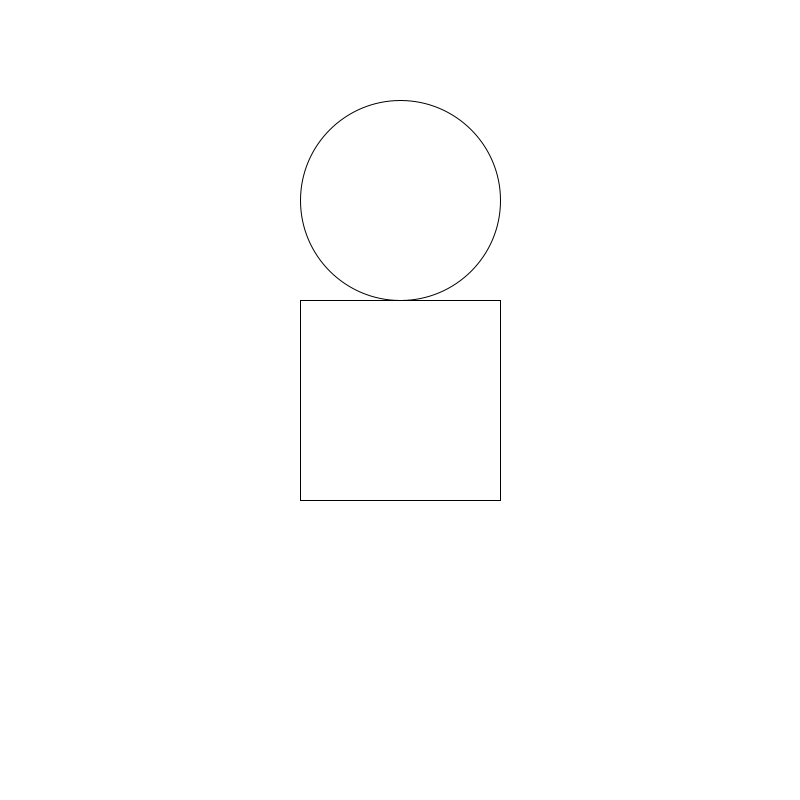
Frame 1 (no input)
Frame 60 (the mouse pressed at the canvas centre just before this capture): identical to frame 1, image omitted
Frame 120 (the mouse held since frame 60 and released just before this capture): identical to frame 1, image omitted

The Processing sketch that drew this single still picture (run headless with seeded random() and noise(); from frame 60 on, the mouse is pressed at the canvas centre):

// Processing sketch: Translate
// ── Translate.pde
void setup(){
  size(800,800);
}

void draw(){
  background(255);
  rectMode(CENTER);
  translate(width/2, height/2);
  rect(0, 0, 200, 200);
  pushMatrix();
  translate(0, -200);
  circle(0,0,200);
  popMatrix();
  


}
